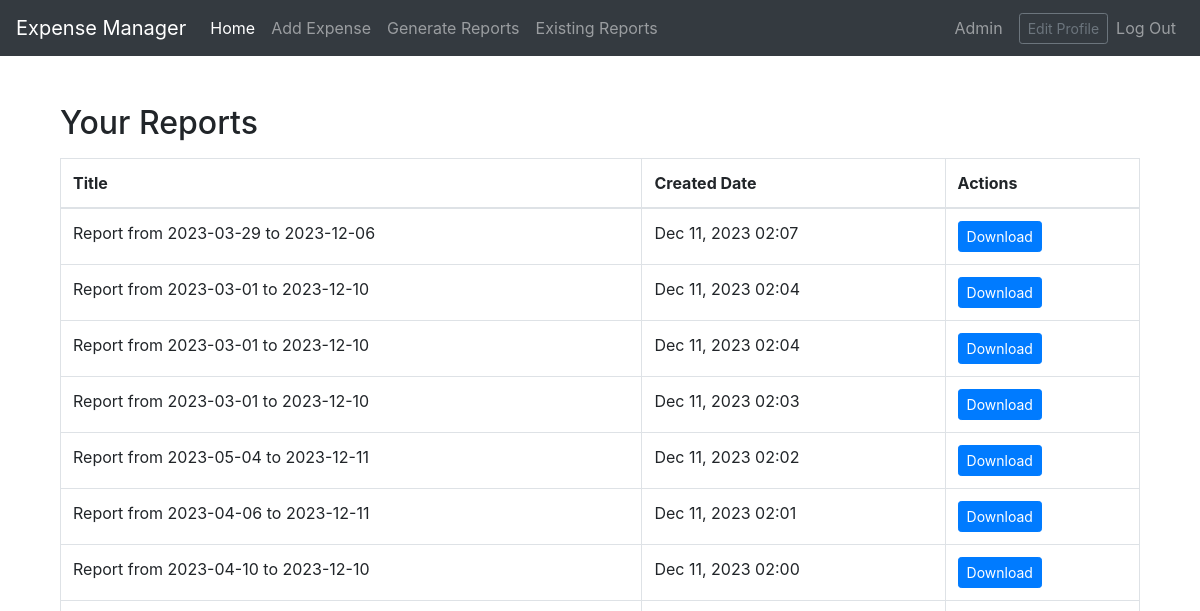
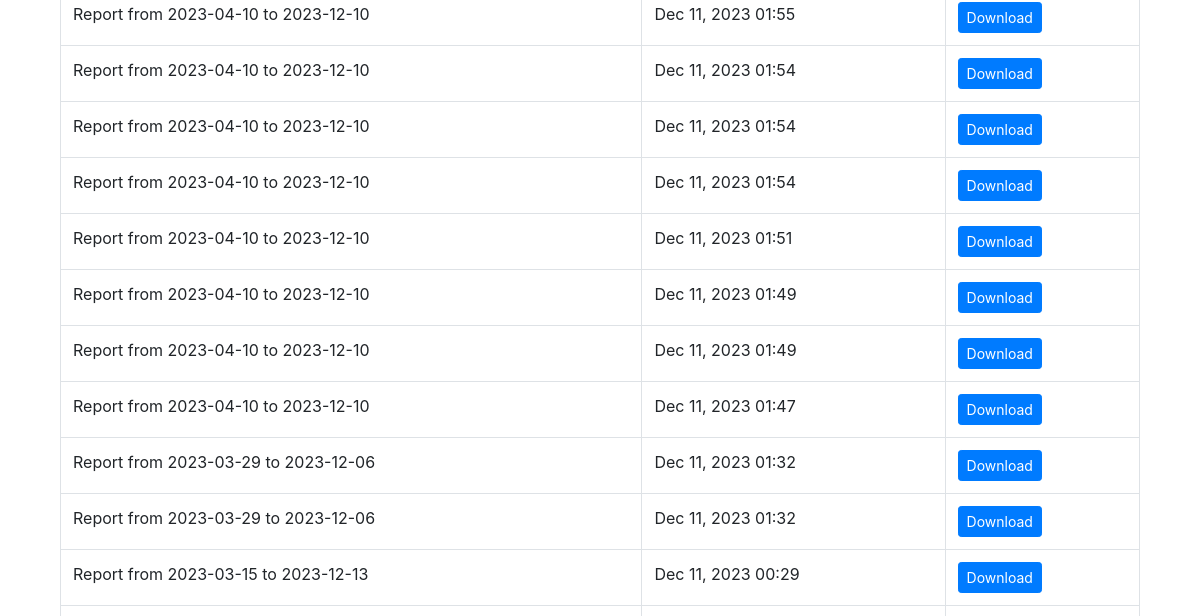
Before: /view-reports/ (signed in, upper part) with the older database file (2 pictures, top to bottom).
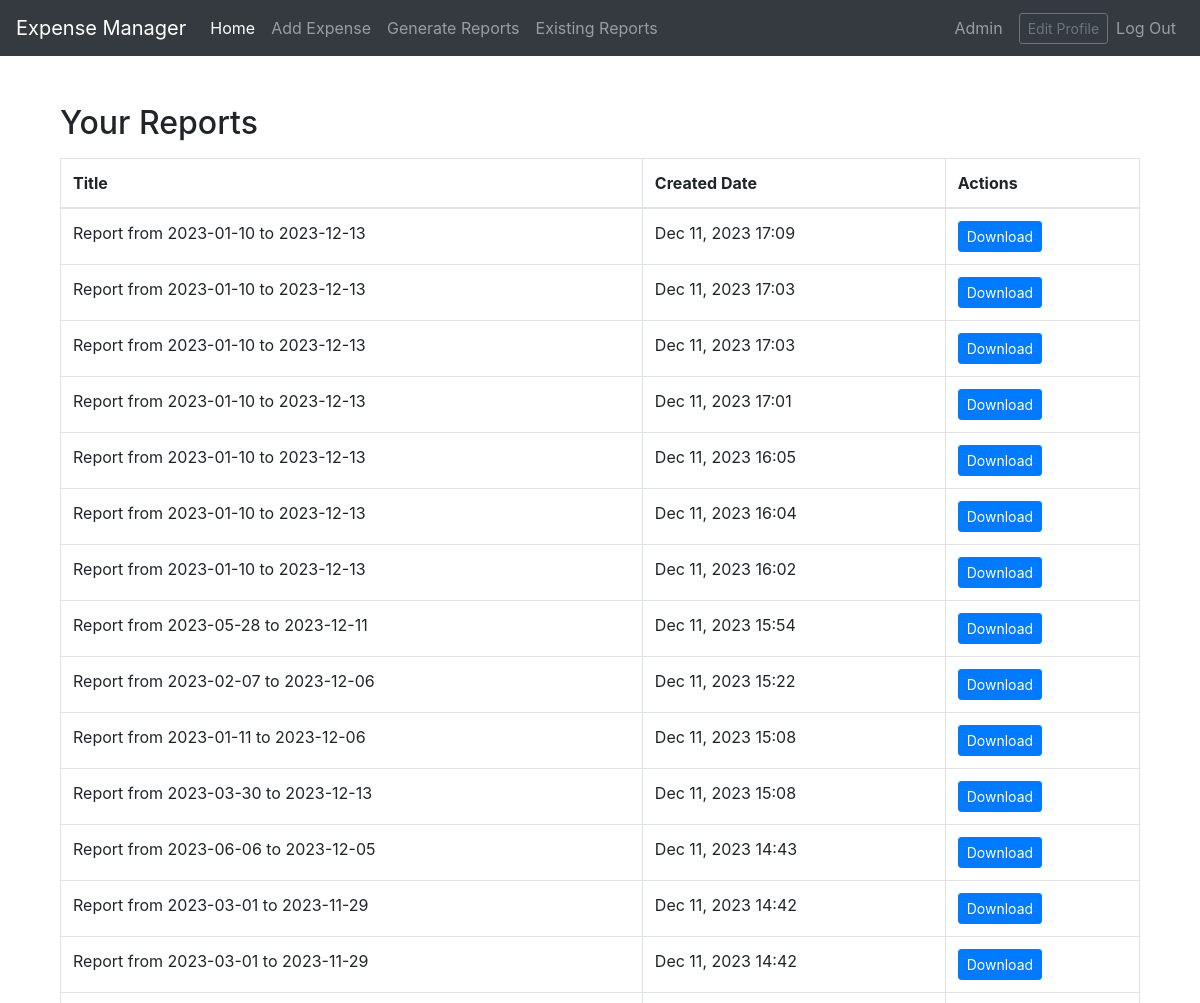
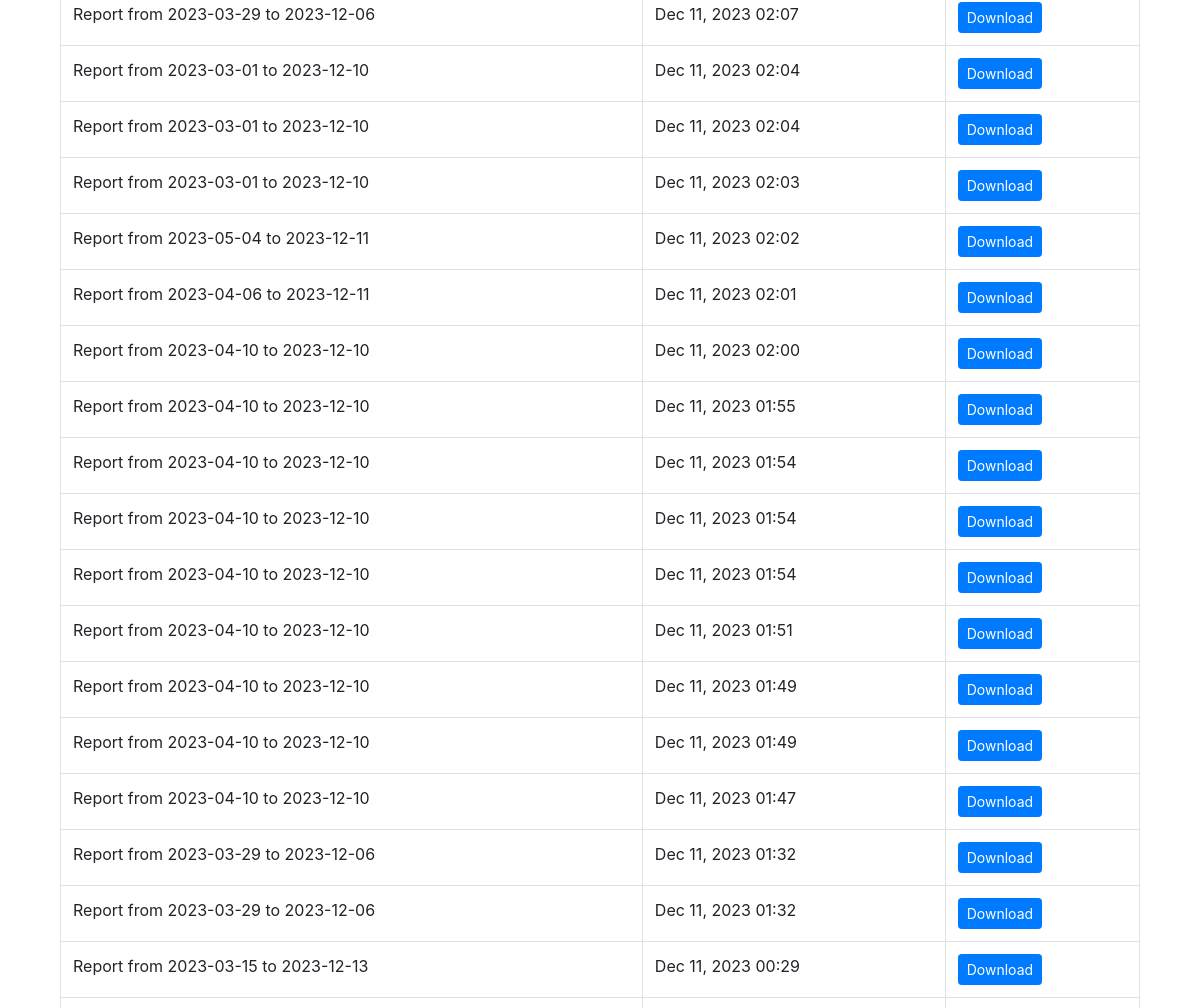
After: the same page with the newer database file (2 pictures, top to bottom).
### expenses/models.py (models this page shows, shortened)
class Report(models.Model):
    user = models.ForeignKey(User, on_delete=models.CASCADE)
    title = models.CharField(max_length=100)
    created_date = models.DateTimeField(auto_now_add=True)
    report_file = models.FileField(upload_to='reports/', blank=True, null=True)
    unique_id = models.UUIDField(default=uuid.uuid4, editable=False, unique=True)

### expenses/views.py (the view)
# urls.py: path('view-reports/', view_reports, name='view_reports'),
@login_required
def view_reports(request):
    user_reports = Report.objects.filter(user=request.user).order_by('-created_date')
    context = {'reports': user_reports}
    return render(request, 'expenses/view_reports.html', context)

### expenses/templates/expenses/view_reports.html (shortened to what this page needs)
{% extends 'base.html' %}
{% block content %}
<div class="container mt-4">
    <h2 class="mb-3">Your Reports</h2>
    <div class="table-responsive">
        <table class="table table-bordered">
            <thead>
                <tr>
                    <th>Title</th>
                    <th>Created Date</th>
                    <th>Actions</th>
                </tr>
            </thead>
            <tbody>
                {% for report in reports %}
                <tr>
                    <td>{{ report.title }}</td>
                    <td>{{ report.created_date|date:"M d, Y H:i" }}</td>
                    <td>
                        {% if report.report_file %}
                        <a href="{{ report.report_file.url }}" class="btn btn-primary btn-sm" download ="{{ csv_file_name }}" download>Download</a>
                        {% endif %}
                    </td>
                </tr>
                {% empty %}
                <tr>
                    <td colspan="3">No reports found.</td>
                </tr>
                {% endfor %}
            </tbody>
        </table>
    </div>
</div>
{% endblock %}

Changed rows visible on the page:
added Report: title "Report from 2023-01-10 to 2023-12-13", created_date "Dec 11, 2023 17:09"
added Report: title "Report from 2023-01-10 to 2023-12-13", created_date "Dec 11, 2023 17:03"
added Report: title "Report from 2023-01-10 to 2023-12-13", created_date "Dec 11, 2023 17:03"
added Report: title "Report from 2023-01-10 to 2023-12-13", created_date "Dec 11, 2023 17:01"
added Report: title "Report from 2023-01-10 to 2023-12-13", created_date "Dec 11, 2023 16:05"
added Report: title "Report from 2023-01-10 to 2023-12-13", created_date "Dec 11, 2023 16:04"
added Report: title "Report from 2023-01-10 to 2023-12-13", created_date "Dec 11, 2023 16:02"
added Report: title "Report from 2023-05-28 to 2023-12-11", created_date "Dec 11, 2023 15:54"
added Report: title "Report from 2023-02-07 to 2023-12-06", created_date "Dec 11, 2023 15:22"
added Report: title "Report from 2023-01-11 to 2023-12-06", created_date "Dec 11, 2023 15:08"
added Report: title "Report from 2023-03-30 to 2023-12-13", created_date "Dec 11, 2023 15:08"
added Report: title "Report from 2023-06-06 to 2023-12-05", created_date "Dec 11, 2023 14:43"
added Report: title "Report from 2023-03-01 to 2023-11-29", created_date "Dec 11, 2023 14:42"
added Report: title "Report from 2023-03-01 to 2023-11-29", created_date "Dec 11, 2023 14:42"
